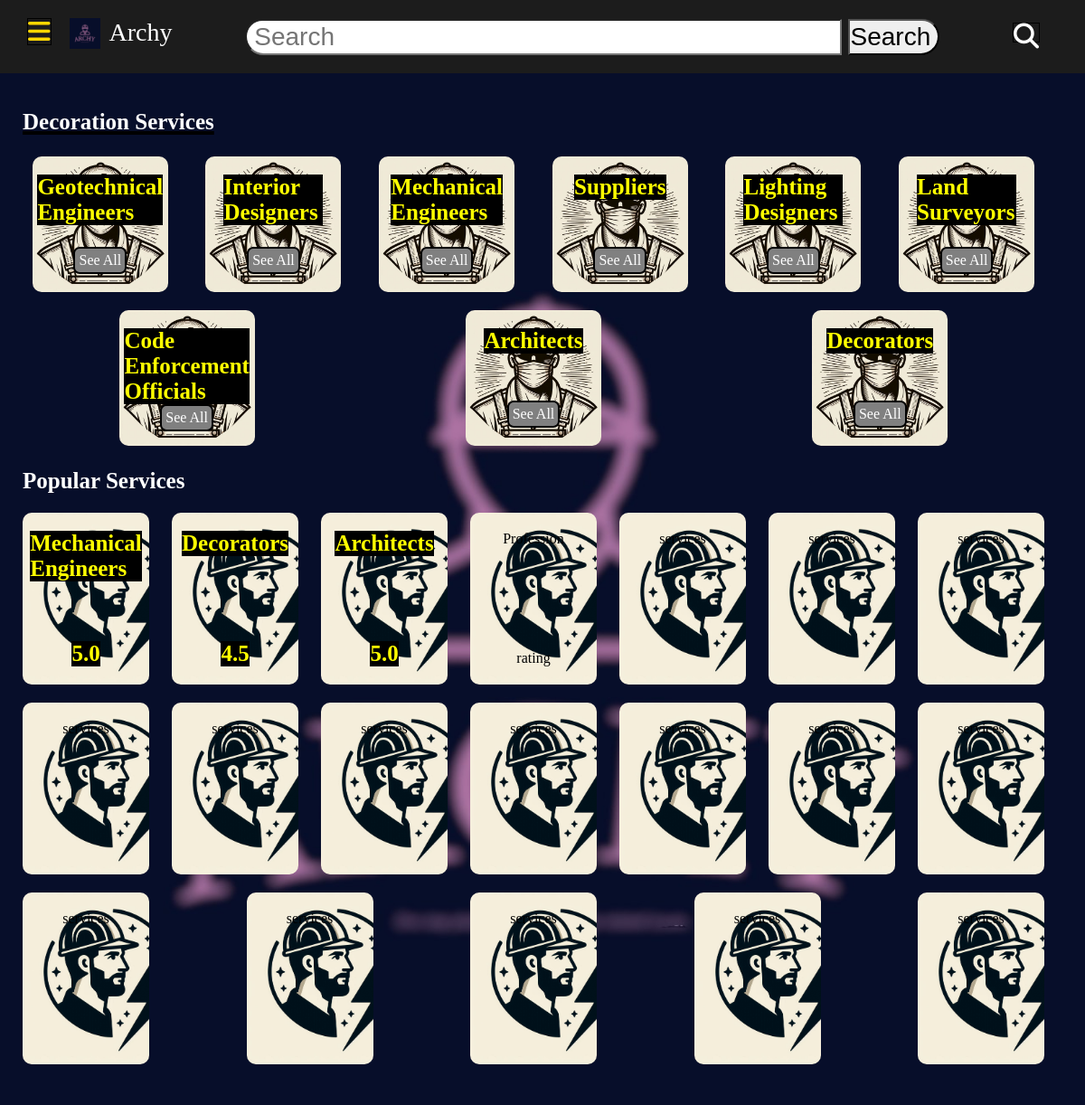
Screenshot of /routing/decoration (signed in) with the database file from the repository.
### routing/models.py (models this page shows)
class Professional(models.Model):
  name=models.CharField(max_length=64)
  photo=models.ImageField(blank=True, upload_to="images/")
  banner=models.ImageField(blank=True, upload_to="images/")
  age=models.IntegerField(blank=True)
  profession=models.CharField(max_length=30)
  bio=models.CharField(max_length=200,blank=True)
  country=models.CharField(max_length=64)
  city=models.CharField(max_length=64)
  email=models.EmailField(max_length=254)
  phone=models.IntegerField()
  category=models.CharField(max_length=64)
  price=models.CharField(max_length=30, default="650/day")
  rating=models.FloatField(default=0)
  about=models.TextField(blank=True)
  work=models.TextField(blank=True)
  service=models.CharField(max_length=60, default="Building Services")
  opento=models.BooleanField(default=False)

### routing/views.py (the view)
# urls.py: path("decoration",views.decoration, name="decoration"),
def decoration(request):
  if not request.user.is_authenticated:
    return render(request, "routing/login.html")
  catag=set(Professional.objects.filter(service="Decoration Service").values_list("profession", flat=True))
  popular=Professional.objects.filter(service="Decoration Service").filter(rating__gt=4)
  return render(request, "routing/decoration.html",{
    "catag": catag,
    "popular": popular
  })

### routing/templates/routing/decoration.html (shortened to what this page needs)
{% extends "routing/layout.html" %}
{% load static %}
{% block main %}
  <div class="build-page">
    <div class="everything">
      <div id="building"><b> Decoration Services </b></div>
      <div class="building">
        <div class="all">
          {% for profession in catag %}
            <div class="box">
              <div style="background-color: black; font-size: 25px;"> <b style="color: yellow">{{ profession }}</b> </div>
              <div class="see"><a href="{% url 'routing:list' profession %}">See All</a></div>
            </div>
          {% endfor %}
        </div>
      <div class="popular">
        <div id="popular"><b>Popular Services</b> </div>
        <div id="things">
          {% for profile in popular %}
            <a href="{% url 'routing:profile' profile.name %}"><div class="service">
              <div style="background-color: black; font-size: 25px;"> <b style="color: yellow">{{ profile.profession }}</b> </div>
              <div style="background-color: black; font-size: 25px;"> <b style="color: yellow">{{ profile.rating }} </div></b>
            </div></a>
          {% endfor %}
          <div class="service">
            <div> Profession  </div>
            <div> rating  </div>
          </div>
          <div class="service">services</div>
          <div class="service">services</div>
          <div class="service">services</div>
          <div class="service">services</div>
          <div class="service">services</div>
          <div class="service">services</div>
          <div class="service">services</div>
          <div class="service">services</div>
          <div class="service">services</div>
          <div class="service">services</div>
          <div class="service">services</div>
          <div class="service">services</div>
          <div class="service">services</div>
          <div class="service">services</div>
          <div class="service">services</div>
        </div>
        </div>
      </div>
    </div>
  </div>
{% endblock %}

### routing/static/routing/layout.css (style rules this page uses)
* { margin: 0px; padding: 0px; }
body { background-color: #1c1c1c }
a { text-decoration: none; color: white; }
.everything { padding: 25px; background-color: white; }
#building { font-size: 40px; text-decoration: underline; }
.building { margin-top: 20px; }
.box { height: 110px; width: 110px; padding: 20px; border-radius: 10px; display: flex; flex-direction: column; justify-content: space-between; align-items: center; margin: 0px 20px 20px 0px; }
.see { background-color: grey; border: 2px solid black; border-radius: 7px; padding: 4px; cursor: pointer; }
.service { height: 150px; width: 100px; background-color: green; padding: 10px; border-radius: 10px; display: flex; flex-direction: column; justify-content: space-between; align-items: center; margin: 0px 20px 20px 0px; }
#popular { font-size: 30px; }
.all { display: flex; justify-content: space-around; flex-wrap: wrap; }
#things { margin-top: 20px; display: flex; justify-content: space-between; flex-wrap: wrap; }
.build-page { height: 89vh; overflow-y: auto; }
b { font-size: 25px; }
@media only screen and (max-width: 1280px) { .build-page { height: auto; overflow: auto; } }

### routing/templates/routing/layout.html (style rules this page uses)
a { text-decoration: none; color: white; }

### rows the page displays
Professional: profession "Mechanical Engineers", rating "5.0"
Professional: profession "Decorators", rating "4.5"
Professional: profession "Architects", rating "5.0"

### other values shown
{{ profession }} "Geotechnical Engineers" "Interior Designers" "Mechanical Engineers" "Suppliers" "Lighting Designers" "Land Surveyors" "Code Enforcement Officials" "Architects" "Decorators"
